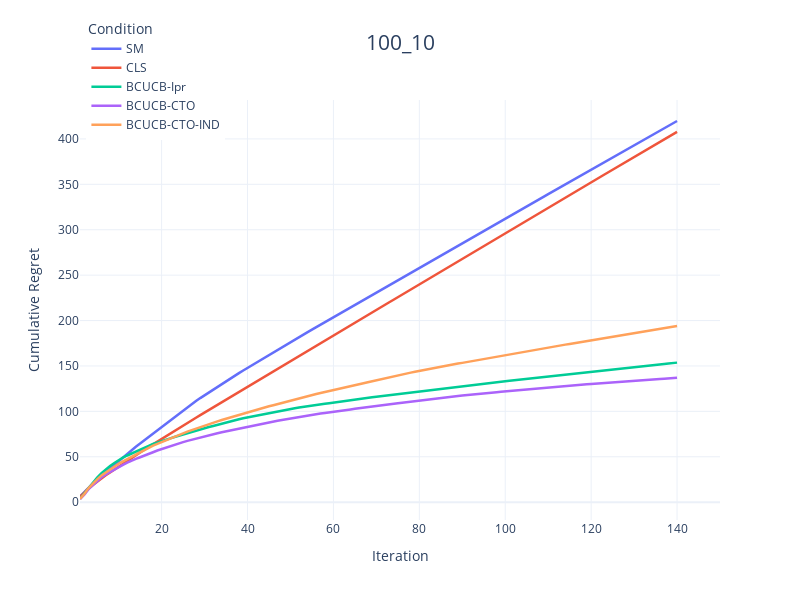

Write notebook code for a chart like this one.
### Code cell
import pandas as pd
import plotly.graph_objects as go
import plotly.express as px
import os
import numpy as np

text = "randomcase"

# 定义文件夹路径
data_folder = os.path.join('Data', text)

cumulative_regret_files = ['100_10_smallest.csv','100_10_cluster.csv','100_10_dynamic.csv', '100_10_cyclic.csv', '100_10_independent.csv']
curve_names = ['SM','CLS', 'BCUCB-Ipr', 'BCUCB-CTO', 'BCUCB-CTO-IND']

colors = px.colors.qualitative.Plotly[:len(curve_names)] 

# 创建DataFrame存储Cumulative Regret
cumulative_regret_data = pd.DataFrame()

# 加载Cumulative Regret数据（来自原始文件）
for file, name in zip(cumulative_regret_files, curve_names):
    file_path = os.path.join(data_folder, file)
    df = pd.read_csv(file_path, index_col='Repetition')
    
    # 计算每个step的均值
    mean_results = df.mean(axis=0)
    
    # 计算Cumulative Regret
    cumsum_results = np.cumsum(mean_results.values)
    temp_df = pd.DataFrame({
        'Iter': range(1, 151),
        'Value': cumsum_results,
        'Condition': name
    })
    cumulative_regret_data = pd.concat([cumulative_regret_data, temp_df])

# 创建单个图表
fig = go.Figure()

# 只画Cumulative Regret
for i, condition in enumerate(curve_names):
    cumsum_df = cumulative_regret_data[cumulative_regret_data['Condition'] == condition]
    fig.add_trace(
        go.Scatter(
            x=cumsum_df['Iter'],
            y=cumsum_df['Value'],
            name=condition,
            line=dict(color=colors[i], width=2.5),
            meta=[condition],
            hovertemplate="Iter: %{x}<br>Cumulative Regret: %{y:.4f}<br>Condition: %{meta[0]}<extra></extra>"
        )
    )

# 更新布局
fig.update_layout(
    title_text="100_10",
    title_x=0.5,
    title_font=dict(size=21),
    height=600,
    width=800,
    template='plotly_white',
    legend_title_text='Condition',
    legend=dict(yanchor="top", y=1.2, xanchor="left", x=0.01),
    xaxis_title="Iteration",
    yaxis_title="Cumulative Regret"
)

# 显示图形
fig.show()

# 保存为HTML文件（可选）
# pio.write_html(fig, 'cumulative_regret_plot.html')
# fig.write_image(text+"_100_10_cumulative.png", format="png", width=800, height=600, scale=3)

### Figure 1 — Plotly figure (JSON) as saved in the notebook; plotly's stock layout.template omitted (floating-point values rounded to 4 significant figures; data arrays with more than 128 entries replaced by an {"elided": "..."} marker saying what was removed)
{"data": [{"hovertemplate": "Iter: %{x}<br>Cumulative Regret: %{y:.4f}<br>Condition: %{meta[0]}<extra></extra>", "line": {"color": "#636EFA", "width": 2.5}, "meta": ["SM"], "name": "SM", "type": "scatter", "x": {"elided": "150 int values"}, "y": {"elided": "150 float values"}}, {"hovertemplate": "Iter: %{x}<br>Cumulative Regret: %{y:.4f}<br>Condition: %{meta[0]}<extra></extra>", "line": {"color": "#EF553B", "width": 2.5}, "meta": ["CLS"], "name": "CLS", "type": "scatter", "x": {"elided": "150 int values"}, "y": {"elided": "150 float values"}}, {"hovertemplate": "Iter: %{x}<br>Cumulative Regret: %{y:.4f}<br>Condition: %{meta[0]}<extra></extra>", "line": {"color": "#00CC96", "width": 2.5}, "meta": ["BCUCB-Ipr"], "name": "BCUCB-Ipr", "type": "scatter", "x": {"elided": "150 int values"}, "y": {"elided": "150 float values"}}, {"hovertemplate": "Iter: %{x}<br>Cumulative Regret: %{y:.4f}<br>Condition: %{meta[0]}<extra></extra>", "line": {"color": "#AB63FA", "width": 2.5}, "meta": ["BCUCB-CTO"], "name": "BCUCB-CTO", "type": "scatter", "x": {"elided": "150 int values"}, "y": {"elided": "150 float values"}}, {"hovertemplate": "Iter: %{x}<br>Cumulative Regret: %{y:.4f}<br>Condition: %{meta[0]}<extra></extra>", "line": {"color": "#FFA15A", "width": 2.5}, "meta": ["BCUCB-CTO-IND"], "name": "BCUCB-CTO-IND", "type": "scatter", "x": {"elided": "150 int values"}, "y": {"elided": "150 float values"}}], "layout": {"height": 600, "legend": {"title": {"text": "Condition"}, "x": 0.01, "xanchor": "left", "y": 1.2, "yanchor": "top"}, "title": {"font": {"size": 21}, "text": "100_10", "x": 0.5}, "width": 800, "xaxis": {"title": {"text": "Iteration"}}, "yaxis": {"title": {"text": "Cumulative Regret"}}}}
